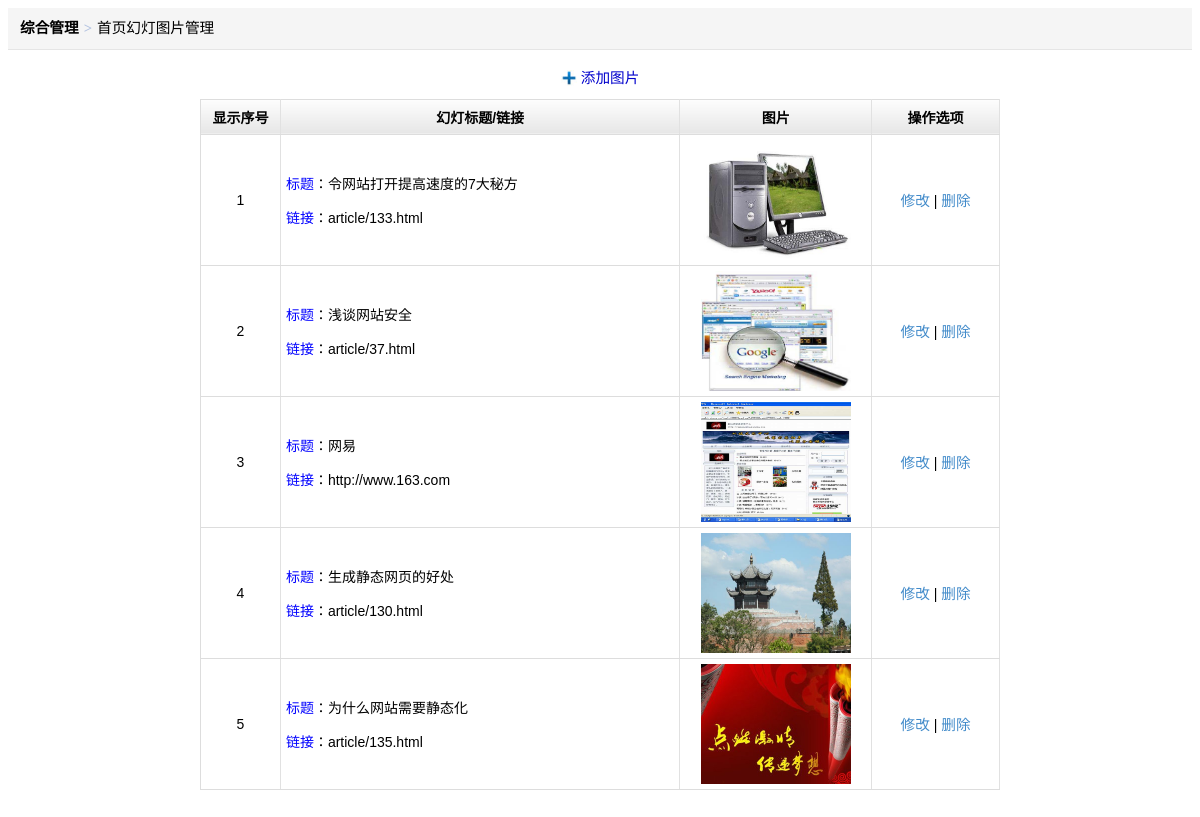
The app's page /admin/hdpic.php?lb=1 (signed in) with its own data.
### tables this page shows
CREATE TABLE IF NOT EXISTS `hd` (
  `id` int(11) NOT NULL AUTO_INCREMENT,
  `title` varchar(50) DEFAULT NULL,
  `url` longtext,
  `picture` varchar(100) DEFAULT NULL,
  `lb` int(11) DEFAULT '0',
  `xh` int(11) DEFAULT '0',
  PRIMARY KEY (`id`),
  KEY `id` (`id`)
);

### include/function.php (called while the page is built, shortened)
<?php
function make_safe($variable) {
$variable = addslashes(trim($variable));
return $variable;
}
?>

### include/db.php (called while the page is built, shortened)
<?php
    class DBPDO {
        public $dsn;
        public $dbuser;
        public $dbpwd;
        public $dbh;
        function __construct() {
            $this->dsn = 'mysql:host='.DB_HOST.';dbname='.DB_NAME;
            $this->dbuser = DB_USER;
            $this->dbpwd = DB_PWD;
            $this->dbh->query("SET NAMES 'UTF8'");
            $this->dbh->query("SET TIME_ZONE = '+8:00'");
        }
        public function connect() {
            try {
                $this->dbh = new PDO($this->dsn, $this->dbuser, $this->dbpwd);
            }
            catch(PDOException $e) {
                exit('Á¬½ÓÊ§°Ü:'.$e->getMessage());
            }
        }
		public function select($sql, $parameters = array(), $option = PDO::FETCH_ASSOC)
	   {
		$stmt = $this->dbh->prepare($sql);
		$stmt->execute($parameters);
		$row = $stmt->fetchAll($option);
		return $row;
	   }
    }
function setsql($action,$mysql,$parameters = array()){
	$mypdo = new DBPDO;
	switch ($action)
	{
	 case "select":
	 	  $rs = $mypdo->select($mysql,$parameters);
	 	  break;
	}
	return $rs;
}
?>

### admin/hdpic.php (the view, shortened to what this page needs)
<?php
 include_once "../include/db.php";
 include_once "../include/function.php";
?>
<html>
<head>
<LINK href="admin_Css.css" type=text/css rel=stylesheet>
</head>
<?php
$lb=make_safe($_GET['lb']);
$sql="Select * From hd where lb=:lb order by xh";
$rspic = setsql("select",$sql,array(':lb'=>$lb));
if ($lb==1) {
	$dhname="首页幻灯图片管理";
}
else{
	$dhname="快速链接图片管理";
}
?>
<body>
<div class="crumb-wrap">
<div class="crumb-list">综合管理<span class="crumb-step">&gt;</span><span class="crumb-name"><?php echo $dhname; ?></span></div>
</div>
<div align="center">
     <br><img src="images/add.jpg" width="16" height="16" style="padding-bottom:3px;"><a href="hdadd.php?lb=<?php echo $lb; ?>"><span class="STYLE2"> 添加图片</span> </a>
      <table class="table-list" width="800" >
        <tr>
          <th width="10%" ><div align="center">显示序号</div></th>
          <th width="50%" ><div align="center">幻灯标题/链接</div></th>
          <th width="24%" ><div align="center"> 图片</div></th>
          <th width="16%" ><div align="center">操作选项</div></th>
        </tr>
		<?php for($i=0;$i<count($rspic);$i++)
{
?>
        <tr>
          <td valign="middle" ><p align="center"><?php   echo $rspic[$i]['xh']; ?></p>            </td>
          <td ><p><span class="STYLE1">标题</span>：<?php   echo $rspic[$i]['title']; ?></p>
            <p><span class="STYLE1">链接</span>：<?php   echo $rspic[$i]['url']; ?></p></td>
          <td ><div align="center"><?php   if (!empty($rspic[$i]['picture']))
  {
?><img src="<?php     echo $rspic[$i]['picture']; ?>" width="150" height="120">
              <?php   } ?></div></td>
          <td ><div align="center">
            <p><a href="hdModify.php?lb=<?php   echo $lb; ?>&id=<?php   echo $rspic[$i]['id']; ?>">修改</a> | <a href="javascript:go('hddel.php?lb=<?php   echo $lb; ?>&id=<?php   echo $rspic[$i]['id']; ?>','您确定要删除？')">删除</a></p>
            </div></td>
        </tr>
		<?php
}
?>
      </table></div>
      <p>&nbsp;</p>
</body>
</html>

### admin/admin_Css.css (style rules this page uses)
BODY,TD,TH,A,INPUT,TEXTAREA,SELECT { FONT-SIZE:11pt; FONT-FAMILY: 微软雅黑,Verdana,Arial,Helvetica,sans-serif; }
img { border:0 none;vertical-align:middle }
table { border-collapse:collapse;border-spacing:0 }
a { color:#428bca;text-decoration:none;outline:0 }
.table-list { margin-top:10px;border-collapse:collapse;border: 1px solid #ddd; }
.table-list th,.table-list td { padding:5px;border-bottom: 1px solid #ddd;border-right: 1px solid #e1e1e1; }
.table-list th { COLOR: #000; HEIGHT: 35px; background: url("images/tab-thbg.png") #f9f9f9 0 bottom repeat-x;font-size: 14px;ONT-FAMILY: 微软雅黑 }
.table-list td { PADDING-LEFT: 5px; HEIGHT: 35px; BACKGROUND-COLOR: #FFF;font-size: 14px;ONT-FAMILY: 微软雅黑 }
.crumb-wrap { height: 41px;line-height: 40px;border-bottom: 1px solid #e5e5e5;background: #f5f5f5; }
.crumb-list { padding-left: 12px; font-weight:bold; }
.crumb-step { margin: 0 5px;color: #b2c2e0;font-family: serif; }
.crumb-name { font-weight:normal }

### admin/hdpic.php (style rules this page uses)
.STYLE2 { color: #0000CC }

### records on screen
hd: xh "1", title "令网站打开提高速度的7大秘方", url "article/133.html", picture (picture)
hd: xh "2", title "浅谈网站安全", url "article/37.html", picture (picture)
hd: xh "3", title "网易", url "http://www.163.com", picture (picture)
hd: xh "4", title "生成静态网页的好处", url "article/130.html", picture (picture)
hd: xh "5", title "为什么网站需要静态化", url "article/135.html", picture (picture)

### other values on screen
$dhname "首页幻灯图片管理"
